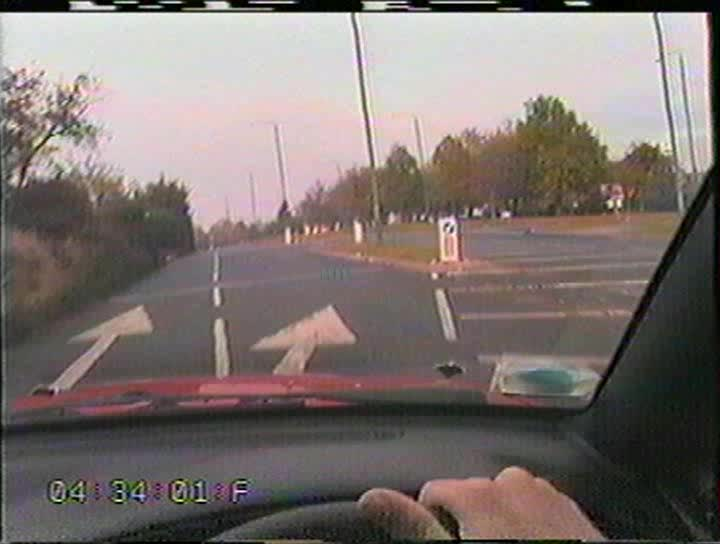
%> input picture infoSaliencyMap/figures/set8_1/frame-0001.jpg, 720 x 544 px
$ octave --eval "demo2;"   (GNU Octave 9; MATLAB toolbox functions it lacks are replaced by stand-ins)
%> lines starting %> are read from the running program, lines starting %| are printed output that depends on the picture
### infoSaliencyMap/spatialSaliencyMap.m
function ssm = spatialSaliencyMap(imgB,szPatches,transEng,noCoff)
%% Build the spatiotemporal saliency method
% The method is described in the paper: An information theoretic model of
% spatiotemporal visual saliency

%% Resize image ( if necessary )
% imgB = imresize(imgB,size(imgB)/4);

%% Image Information
M = szPatches;
[Ps,nrP,ncP] = cutImages(imgB,M);
nP = nrP*ncP;

%% Transform patches by different transform engine

B = Ps;
c = zeros(size(B));

switch transEng
    case 'hadamard'
        %% Transform patches into Hadamar Space
        for i = 1:1:nP
            c(:,:,i) = WAT(B(:,:,i),'hadamard');
        end
    case 'dct'
        %% Transforms patches into independent space by 3-DCT
        for i = 1:1:nP
            c(:,:,i) = mirt_dctn(B(:,:,i));
        end
    otherwise
        error('Invalid choide of transform engine');
end
%% Calculate the dimensional probabilities for each patch
epsilon = 0;
npoints = 100;
pC = [];
gss_filter = gausswin(noCoff/2);
for iP = 1:1:size(c,3)
    c_patch = reshape(c(:,:,iP),[1 numel(c(:,:,iP))]);
%     pC = [pC;ksdensity(c_patch,'npoints',npoints,'function','pdf')+epsilon];
    pC = [pC;ksdensity(c_patch,'npoints',npoints,'width',noCoff,'function','pdf')+epsilon];
%     pC = [pC;conv(ksdensity(c_patch,'npoints',npoints,'function','pdf'),gss_filter)+epsilon];
end

%% Choose number of components reserved
pC(:,noCoff:1:npoints) = [];

%% Calculate the probabilities for each patch
pB = prod(pC,2);


%% Calculate spatiotemporal event probability
P = pB;
S = -1*log(P);

%% Calculate the log propability for each patch
% [5 lines of commented-out code are left out]
%% Calculate temporal event probability
% [6 lines of commented-out code are left out]

%% Representing spatiotemporal probability on images
ssm = zeros(size(imgB));
for ir = 0:1:nrP-1
    for ic = 0:1:ncP-1
        ssm(ir*M+1:(ir+1)*M,ic*M+1:(ic+1)*M) = ones(M,M)*S(ir*ncP+ic+1);
    end
end

end

function [P,r,c] = cutImages(I,M)
    [nrow,ncol] = size(I);
    r = nrow / M;
    c = ncol / M;
    P = zeros(M,M,r*c);

    for ir = 0:1:(r-1) % r: number of patches vertically
        for ic = 0:1:(c-1) %s: number of patches horizontallly
            xl = 1 + ir*M;
            yl = 1 + ic*M;
            xr = (ir+1)*M;
            yr = (ic+1)*M;
            P(:,:,ir*c + ic + 1) = I(xl:1:xr,yl:1:yr);
        end
    end
end

### WAT2D.m
function Y = WAT2D(X, order)
%WAT2D 2D Walsh or Hadamard Transform
%   WAT2D(X, order) will transform the matrix X to the Walsh or Hadmard
%   domain depending on the parameter 'order'.
%   If order == 'sequency' or 'walsh'
%     The function will transform the matrix using the sequency ordered
%     walsh functions.
%   If order == 'hadamard' or 'natural'
%     The function will transform the matrix using the natural ordered
%     walsh functions. This is also known as the hadamard transform.
%   TODO: order == 'dyadic' is not yet implemented.
%   If no order is set the default 'sequency' is assumed.
%
%   This function handles only the cases where N, N/12 or N/20
%   is a power of 2 if order == 'natural' or 'hadamard'.
%   If order == 'sequency' N must be strictly a power of 2.

%   Reference:
%     http://mathworld.wolfram.com/WalshFunction.html
%     http://ieeexplore.ieee.org/iel5/12/35157/01674860.pdf
%     http://dx.doi.org/  --> doi:10.1016/j.physletb.2003.10.071

if nargin < 2, order = 'sequency'; end

N = length(X); % Invalid N will be handeled by the matrix-generating functions

switch lower(order)
  case {'sequency', 'walsh'}
    W = walsh(N); % Sequency ordered walsh matrix.
  case {'hadamard', 'natural'}
    W = hadamard(N); % Natural ordered matrix.
  case {'paley', 'dyadic'}
    error('MATLAB:WAT2D:InvalidInput',['order == "dyadic" or "paley" not yet'...
         ' implemented yet']);
end

% The following is an O(N^3) algorithm but a lot faster than the
% other Row-Column algorithms available on matlab file exchange
% since there are huge overheads involved in the other algorithms.
Y = W*X*W/N;

### WAT.m
function Y = WAT(X, order)
%WAT Walsh or Hadamard Transform
%   WAT(X, order) will transform the 2D or 3D matrix X to the Walsh or Hadmard
%   domain depending on the parameter 'order'.
%   If order == 'sequency' or 'walsh'
%     The function will transform the matrix using the sequency ordered
%     walsh functions.
%   If order == 'hadamard' or 'natural'
%     The function will transform the matrix using the natural ordered
%     walsh functions. This is also known as the hadamard transform.
%   TODO: order == 'dyadic' is not yet implemented.
%   If no order is set the default 'sequency' is assumed.
%
%   This function handles only the cases where N, N/12 or N/20
%   is a power of 2 if order == 'natural' or 'hadamard'.
%   If order == 'sequency' N must be strictly a power of 2.

%   Reference:
%     http://mathworld.wolfram.com/WalshFunction.html
%     http://ieeexplore.ieee.org/iel5/12/35157/01674860.pdf
%     http://dx.doi.org/  --> doi:10.1016/j.physletb.2003.10.071

if (length(size(X)) == 2) Y = WAT2D(X,order);
elseif (length(size(X)) == 3) Y = WAT3D(X,order);
end

### infoSaliencyMap/demo2.m
function demo2()
% The MATLAB program is developed to test simulate the ided represented in
% the paper "An Information Theoretic Model of Spatiotemporal Visual
% Saliency".
% All images are initally processed in its original resolution
    %% Add the common MATLAB fucntions into the folder
    addpath('../comMLFuncs/');

    %% Precprocess steps
    clc; close all;

    %% Predefined parameters
    transEng = 'hadamard';% What type of transform engine: hadamard,dct
    noCoff = 30; % Number of reserved components
    noImgs = 4;

    imgPath1 = './figures/set8_1/frame-0001.jpg';
    img1 = rgb2gray(imread(imgPath1));
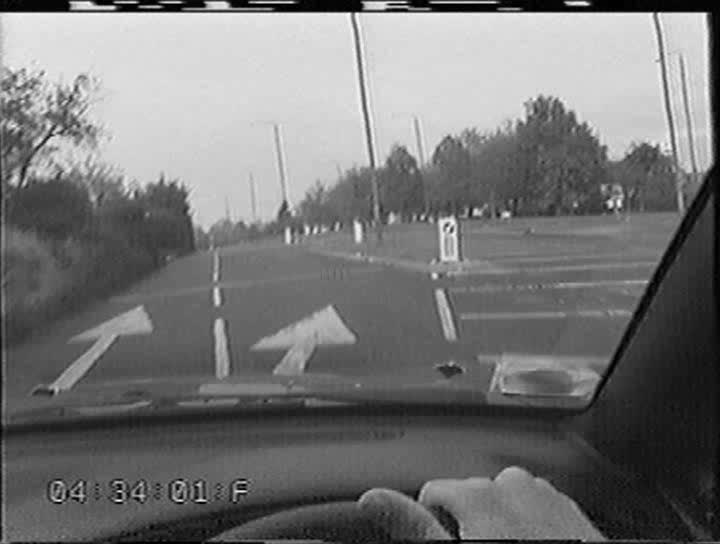
%> img1: size 544x720 uint8; min 0, max 254, mean 118
    tic;
    ssm = spatialSaliencyMap(img1,noImgs,transEng,noCoff);
%> in spatialSaliencyMap, `[Ps,nrP,ncP] = cutImages(imgB,M);`: nrP = 136; ncP = 180
%> in spatialSaliencyMap, `nP = nrP*ncP;`: nP = 24480
%> the loop in spatialSaliencyMap, `for iP = 1:1:size(c,3)` made 1 pass
%> the run ends on the next line
    toc;

    % Define filter used for smooth the saliency map
    avg_filter = fspecial('average',noImgs);

    % Apply low-pass filter and normalization function on information saliency map a
    ssm_avgfilted = normalization(imfilter(ssm,avg_filter));

    % Represent spatial saliency map
    figure(1), colormap('gray'), imagesc(ssm);
    title('Spatial Saliency Map - 2D');

    % Showing results
    figure(2);
    imshow(ssm_avgfilted);
    title(['Spatial Saliency Map Filted by Average Filter ' num2str(noImgs) 'x' num2str(noImgs) ' - 2D']);

    figure(3);
    gridx1 = 1:1:size(img1,1);
    gridx2 = 1:1:size(img1,2);
    [gridx2,gridx1] = meshgrid(gridx2,gridx1);
    surf(gridx1,gridx2,ssm);
    title('Spatial Saliency Map - 3D');

    saveFiguresFlag = 0;
    if (saveFiguresFlag == 1)
        %% Results folder
        resFld = ['./results/' transEng '/results_nc' num2str(noCoff) '/' datestr(now,'yyyymmddTHHMMSS') '/']; % Linux result folder
        mkdir(resFld);
        saveas(1,[resFld 'ssm-2D.fig']);
        saveas(2,[resFld 'ssm-avgfilted-2d.fig']);
        saveas(3,[resFld 'ssm-3d.fig']);
    end
end
